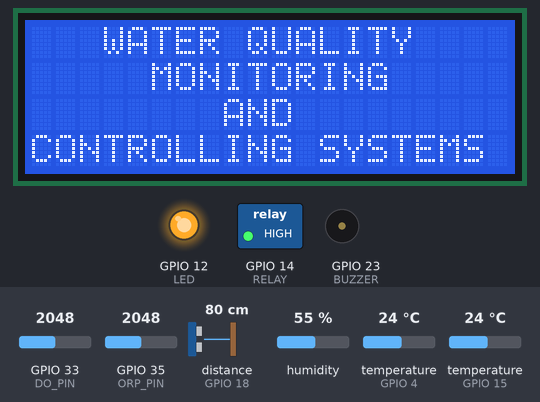
Bench run of a program on a simulated ESP32. Parts: 20×4 character LCD, switched loads named in the program (green lamp = pin HIGH), output pins drawn as LEDs (lit = HIGH), buzzer (waves = sounding). Wiring (inferred from the names in the program): ultrasonic range finder: trigger GPIO 5; echo GPIO 18. The test bench sets the inputs (shaded band); at power-on: humidity 55 %, temperature (sensors on GPIO 4, GPIO 15) 24 °C, GPIO 33 (DO_PIN) = 2048, GPIO 35 (ORP_PIN) = 2048, distance to the obstacle (sensor on GPIO 18) 80 cm. The echo pulse lasts 58.3 µs per cm; WiFi joins after 1.5 s; servers stay silent unless stated; the local clock reads 2024-03-15 10:24:30 at power-on unless the program sets it; random numbers use the default seed unless the program sets one; no MQTT or app messages arrive unless stated; pins used as bus, display or sensor lines are not drawn; what the program prints to the serial monitor is not drawn.

Above: at 14.0 s.
14.1 s: humidity set to 22 %
At 18.9 s:
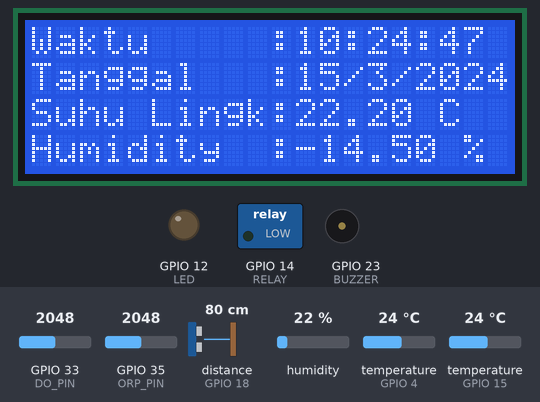
24.2 s: temperature (sensor on GPIO 4) set to 12 °C
At 29.2 s:
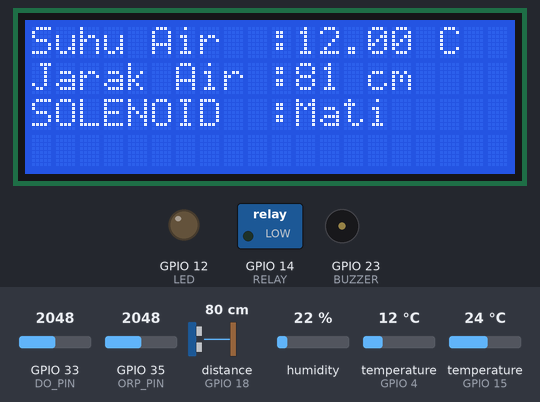
34.3 s: temperature (sensor on GPIO 4) set to 19 °C
44.4 s: GPIO 33 (DO_PIN) set to 1960
At 53.3 s:
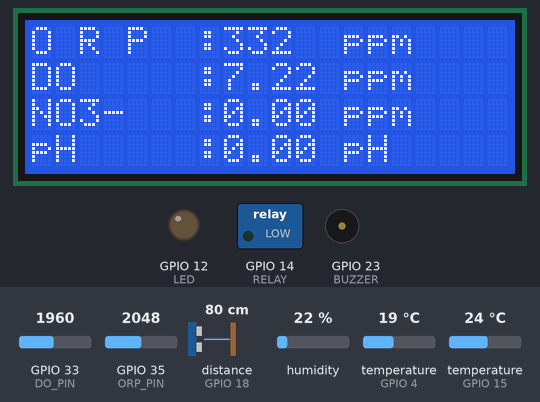
54.1 s: temperature (sensor on GPIO 15) set to 12 °C
At 63.5 s:
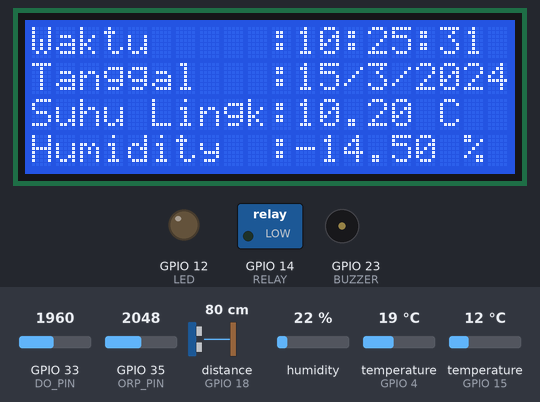
63.8 s: temperature (sensor on GPIO 4) set to 28 °C
At 72.6 s:
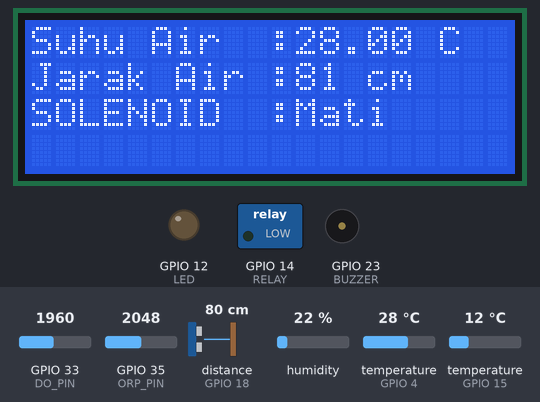
Timing chart, 0 to 74.1 s (numbered marks = the images above; inputs shaded):
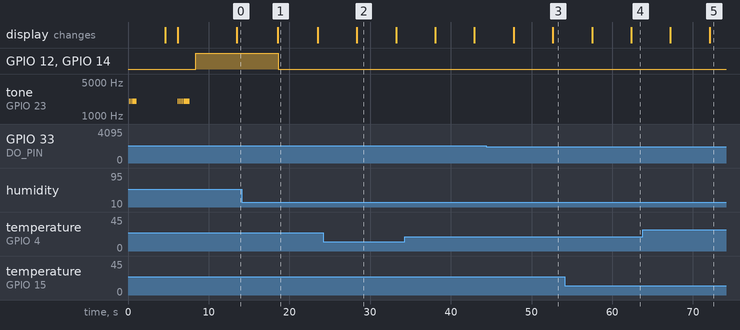

The program:

main.cpp
```cpp
// Author       : Wenda Yusup
// Project      : Water Quality Monitoring and Controlling Systems
// Code Version : 2.0
// Last Update  : 25/11/2023


/*---------LIBRARY--------*/
#include <Arduino.h>
#include <SPI.h>
#include <DHT.h>
#include <Wire.h>
#include <WiFi.h>
#include <RTClib.h>
#include <OneWire.h>
#include <WiFiManager.h>
#include <ModbusMaster.h>
#include <PubSubClient.h>
#include <HardwareSerial.h>
#include <Adafruit_Sensor.h>
#include <LiquidCrystal_I2C.h>
#include <DallasTemperature.h>


/*---------OUTPUT--------*/
#define LED 12    // Pin LED 12
#define RELAY 14  // Pin RELAY 14
#define BUZZER 23 // Pin BUZZER 23


/*---------SENSOR--------*/
#define PH_PIN 32 // Pin Sensor PH4502C

#define DO_PIN 33 // Pin Sensor DO

#define DHTPIN 15 // Pin 15

#define TRIG 5 // Pin Sensor JSN_SR04T
#define ECHO 18

#define ORP_PIN 35    // pin 35
#define ArrayLenth 40 // times of collection
#define VREF 3300     // VREF (mv)
#define VREF1 3.00    // VREF (mv)
#define OFFSET -1113  // zero drift voltage
#define ADC_RES 4095  // ADC Resolution

#define DHTTYPE DHT22  // Tipe sensor DHT (DHT22)
#define ONE_WIRE_BUS 4 // Pin Sensor DS18B20
#define MSG_BUFFER_SIZE (50)

unsigned long awal = millis();

RTC_DS3231 rtc;
WiFiManager wm;
ModbusMaster node;
WiFiClient WqmcsClient;
DHT dht(DHTPIN, DHTTYPE);
OneWire onewire(ONE_WIRE_BUS);
PubSubClient client(WqmcsClient);
DallasTemperature ds18b20(&onewire);
LiquidCrystal_I2C lcd(0x27, 20, 4);
HardwareSerial SerialPort(1); // RX, TX

String project = "WQMCS";
String id = "WQ01";
String clientID = "WQMCS" + id;

const char *ssid = "Setting";
const char *password = "admin1234";

const char *mqtt_server = "103.187.146.142";
unsigned long lastMsg = millis();
unsigned long awalNO3 = millis();
unsigned long awalDO = millis();
unsigned long awalJSN = 0;
unsigned long awalDS = millis();
unsigned long awalPH = millis();
unsigned long awalORP = millis();
double orpValue;
double TeganganPh;
int Korp;
int orp;
int orpppm;

int i = 0;
int Secs = 0;
int sum = 0;
int motorValue = 0;
int LCD_Milis = 0;
int LCD_Count = 0;
long duration;
int distance;
int jarak = 0;
int value = 0;
int nilai_analog_PH;
int orpArray[ArrayLenth];
int orpArrayIndex = 0;
int intervalsensorNO3 = 500;
int intervalpublic = 1000;
int intervalsensorDO = 100;
int intervalsensorJSN = 250;
int intervalsensor4502C = 300;
int intervalsensorORP = 50;
int interval = 250;
bool readtemp = true;
bool readdistance = false;
bool readdo = false;
bool readpH = false;
bool readwatertemp = false;
bool readORP = false;
bool readno3 = false;

float Po = 0;
float PH_step;
float NO3Val = 0;
float PH_4 = 3.00;
float PH_7 = 2.40;
float humidity = 0;
float heatIndex = 0;
float temperature = 0;
String timeNow = "";
String dateNow = "";
String statusWiFi = "";
String statusMQTT = "";
String motorStatus = "";
int motorStatusWeb = 0;
// bool lockWiFi = false;
char msg[MSG_BUFFER_SIZE];
char daysOfTheWeek[7][12] = {"Sunday", "Monday", "Tuesday", "Wednesday", "Thursday", "Friday", "Saturday"};

//==================ORP================
double avergearray(int *arr, int number)
{
  int i;
  int max, min;
  double avg;
  long amount = 0;
  if (number <= 0)
  {
    printf("Error number for the array to avraging!/n");
    return 0;
  }
  if (number < 5)
  { // less than 5, calculated directly statistics
    for (i = 0; i < number; i++)
    {
      amount += arr[i];
    }
    avg = amount / number;
    return avg;
  }
  else
  {
    if (arr[0] < arr[1])
    {
      min = arr[0];
      max = arr[1];
    }
    else
    {
      min = arr[1];
      max = arr[0];
    }
    for (i = 2; i < number; i++)
    {
      if (arr[i] < min)
      {
        amount += min; // arr<min
        min = arr[i];
      }
      else
      {
        if (arr[i] > max)
        {
          amount += max; // arr>max
          max = arr[i];
        }
        else
        {
          amount += arr[i]; // min<=arr<=max
        }
      }
    }
    avg = (double)amount / (number - 2);
  }
  return avg;
}

//=================DO===================
#define TWO_POINT_CALIBRATION 0
#define READ_TEMP (25) // Current water temperature ℃, Or temperature sensor function
#define CAL1_V (1805)  // mv
#define CAL1_T (25)    // ℃
#define CAL2_V (1300)  // mv
#define CAL2_T (15)    // ℃
const uint16_t DO_Table[41] = {
    14460, 14220, 13820, 13440, 13090, 12740, 12420, 12110, 11810, 11530,
    11260, 11010, 10770, 10530, 10300, 10080, 9860, 9660, 9460, 9270,
    9080, 8900, 8730, 8570, 8410, 8250, 8110, 7960, 7820, 7690,
    7560, 7430, 7300, 7180, 7070, 6950, 6840, 6730, 6630, 6530, 6410};
uint8_t Temperaturet;
uint16_t ADC_Raw;
uint16_t ADC_Voltage;
uint16_t DO;
int16_t readDO(uint32_t voltage_mv, uint8_t temperature_c)
{
#if TWO_POINT_CALIBRATION == 0
  uint16_t V_saturation = (uint32_t)CAL1_V + (uint32_t)35 * temperature_c - (uint32_t)CAL1_T * 35;
  return (voltage_mv * DO_Table[temperature_c] / V_saturation);
#else
  uint16_t V_saturation = (int16_t)((int8_t)temperature_c - CAL2_T) * ((uint16_t)CAL1_V - CAL2_V) / ((uint8_t)CAL1_T - CAL2_T) + CAL2_V;
  return (voltage_mv * DO_Table[temperature_c] / V_saturation);
#endif
}

//- - - - - - - - - NO3- - - - - - - - -
float hexToFloat(uint16_t val1, uint16_t val2)
{
  uint32_t regVal = (val2 << 16) | val1;
  float result;
  memcpy(&result, &regVal, sizeof(regVal));

  return result;
}

uint16_t val_reg0;
uint16_t val_reg1;

void lcdPrint(String text0, String text1, String text2, String text3)
{
  lcd.clear();
  lcd.setCursor(0, 0);
  lcd.print(text0);
  lcd.setCursor(0, 1);
  lcd.print(text1);
  lcd.setCursor(0, 2);
  lcd.print(text2);
  lcd.setCursor(0, 3);
  lcd.print(text3);
}

// void setup_wifi()
//{
//   delay(10);
//   // We start by connecting to a WiFi network
//   Serial.println();
//   Serial.print("Connecting to ");
//   Serial.println(ssid);
//
//   WiFi.begin(ssid, password);
//
//   while (WiFi.status() != WL_CONNECTED)
//   {
//     delay(500);
//     Serial.print(".");
//   }
//
//   randomSeed(micros());
//
//   Serial.println("");
//   Serial.println("WiFi connected");
//   Serial.println("IP address: ");
//   Serial.println(WiFi.localIP());
// }

void reconnect()
{
  // Loop until we're reconnected
  while (!client.connected())
  {
    Serial.print("Attempting MQTT connection...");
    // Create a random client ID
    String clientID = "WQMCS" + id;
    clientID += String(random(0xffff), HEX);
    // Attempt to connect
    if (client.connect(clientID.c_str()))
    {
      Serial.println("connected");
      // Once connected, publish an announcement...
      client.publish("outTopic", "Water Quality Monitoring and Controll Systems");
      // ... and resubscribe
      client.subscribe("inTopic");
    }
    else
    {
      Serial.print("failed, rc=");
      Serial.print(client.state());
      Serial.println(" try again in 5 seconds");
      // Wait 5 seconds before retrying
      delay(5000);
    }
  }
}

void buzz(int delayTime, int repeat)
{
  for (int i = 0; i < repeat; i++)
  {
    tone(BUZZER, 2000);
    delay(delayTime);
    tone(BUZZER, 0);
    delay(delayTime);
  }
}

void sensorDO()
{
  Temperaturet = (uint8_t)READ_TEMP;
  ADC_Raw = analogRead(DO_PIN);
  ADC_Voltage = uint32_t(VREF) * ADC_Raw / ADC_RES;

  Serial.println("Sensor DO    : " + String(float(readDO(ADC_Voltage, Temperaturet)) / 1000));
  // Serial.println( "DO :" +  ADC_Raw);
}

void sensorJSNSR04T()
{

  digitalWrite(TRIG, LOW);
  delayMicroseconds(2);
  digitalWrite(TRIG, HIGH);
  delayMicroseconds(33);
  digitalWrite(TRIG, LOW);

  duration = pulseIn(ECHO, HIGH);
  distance = (duration * 0.034 / 2);
  i++;
  sum += distance;
  if (i == 3)
  {
    // Serial.println("Nilai Rata-rata adalah : " + (String)((sum / 3) + 5));
    jarak = ((sum / 3) + 2);
    i = 0;
    sum = 0;
  }
  Serial.print("Sensor Jarak : ");
  Serial.print(jarak);
  Serial.println(" Cm");

  if (jarak <= 40)
  {
    digitalWrite(LED, HIGH);
    digitalWrite(RELAY, HIGH);
    digitalWrite(BUZZER, HIGH);
    delay(100);
    digitalWrite(BUZZER, LOW);
    delay(100);
    motorStatus = "Hidup";
    motorStatusWeb = 1;
    Serial.println(String() + "Solenoid     : " + motorStatus);
  }
  else
  {
    digitalWrite(LED, LOW);
    digitalWrite(RELAY, LOW);
    digitalWrite(BUZZER, LOW);
    motorStatus = "Mati";
    motorStatusWeb = 0;
    Serial.println(String() + "Solenoid     : " + motorStatus);
  }
}

void sensorDS18B20()
{
  ds18b20.requestTemperatures();
  Serial.print("Suhu Air     : ");
  Serial.print(ds18b20.getTempCByIndex(0));
  Serial.println(" .C ");
}

void sensorPH4502C()
{
  int nilai_analog_PH = analogRead(PH_PIN);
  // Serial.print("Nilai ADC Ph: ");
  // Serial.println(nilai_analog_PH);
  TeganganPh = 3.3 / 4095.0 * nilai_analog_PH;
  // Serial.print("Tegangan Ph: ");
  // Serial.println(TeganganPh, 3);

  PH_step = (PH_4 - PH_7) / 3;
  Po = 7.00 + (((PH_7 - TeganganPh) / PH_step) - 7.00);

  if (Po > 5)
  {
    Po += 0.5;
  }

  Serial.print("Sensor pH    : ");
  Serial.println(Po, 2);
}

void sensorORP()
{
  static unsigned long orpTimer = millis(); // analog sampling interval
  static unsigned long printTime = millis();
  if (millis() >= orpTimer)
  {
    orpTimer = millis() + 20;
    orpArray[orpArrayIndex++] = analogRead(ORP_PIN); // read an analog value every 20ms
    if (orpArrayIndex == ArrayLenth)
    {
      orpArrayIndex = 0;
    }
    orpValue = ((30 * (double)VREF1 * 1000) - (75 * avergearray(orpArray, ArrayLenth) * VREF1 * 1000 / 4095)) / 75 - OFFSET;
  }
  if (millis() >= printTime)
  {
    printTime = millis() + 800;
    orp = (int)orpValue;
    Korp = orp / 300;
    orpppm = orp / Korp;
    Serial.print("Sensor ORP   : ");
    Serial.print(orpppm);
    Serial.println(" ppm");
  }
}
void Dht22()
{
  float humidity = dht.readHumidity() - 36.50;
  float temperature = dht.readTemperature() - 1.8;
  if (isnan(humidity) || isnan(temperature))
  {
    Serial.println("Gagal membaca data dari sensor DHT22!");
    return;
  }
  float hic = dht.computeHeatIndex(temperature, humidity, false);

  Serial.print(F("Humidity    : "));
  Serial.print(humidity);
  Serial.println(" %");
  Serial.print(F("Temperature : "));
  Serial.print(temperature);
  Serial.println(F(".C "));
  Serial.print(F("Heat Index  : "));
  Serial.print(hic);
  Serial.println(F(".C "));
  Serial.println("");
}

void NO3()
{
  uint8_t result;

  // slave: read (6) 16-bit registers starting at register 2 to RX buffer
  result = node.readHoldingRegisters(1, 4);

  // do something with data if read is successful
  if (result == node.ku8MBSuccess)
  {
    val_reg0 = node.getResponseBuffer(0);
    val_reg1 = node.getResponseBuffer(1);

    NO3Val = hexToFloat(val_reg0, val_reg1);

    Serial.print("Sensor NO3-  : ");
    Serial.println(NO3Val);
  }
  else
  {
    Serial.print("Sensor  NO3- : ");
    Serial.println("NaN");
    ;
  }
  delay(1000);
}

class Task
{
private:
  unsigned long previousMillis; // Waktu terakhir tugas dieksekusi
  unsigned long interval;       // Interval waktu antara eksekusi tugas
  void (*lcdUpdate)();          // Pointer ke fungsi tugas

public:
  Task(unsigned long interval, void (*lcdUpdateParam)())
  {
    this->interval = interval;
    this->lcdUpdate = lcdUpdateParam;
    previousMillis = 0;
  }

  // Fungsi untuk menjalankan tugas jika sudah waktunya
  void run()
  {
    unsigned long currentMillis = millis();
    if (currentMillis - previousMillis >= interval)
    {
      previousMillis = currentMillis;
      lcdUpdate();
    }
  }
};

Task dataUpdate(1500, []()
                {
                  DateTime now = rtc.now(); // get the current time
                  // = = = = = = = = = = = = = variable feed = = = = = = = = = = = = =

                  // sensorJSNSR04T();
                  // motorValue = digitalRead(RELAY);
                  // motorStatus = (motorValue == 0) ? "Mati" : "Hidup";

                  // NO3();

                  // = = = = = = = = = = = = = DHT11 = = = = = = = = = = = = =
                  humidity = dht.readHumidity();
                  temperature = dht.readTemperature();
                  heatIndex = dht.computeHeatIndex(temperature, humidity, false);
                  //  timeNow = String(now.hour(), DEC) + ":" + String(now.minute(), DEC) + ":" + String(now.second(), DEC);
                  //  dateNow = String(now.day(), DEC) + "/" + String(now.month(), DEC) + "/" + String(now.year(), DEC);
                });

Task lcdUpdate(1500, []()
               {
  // = = = = = = = = = = = = = LCD Print = = = = = = = = = = = = =
  // Start Milis for print LCD every 2000ms
  if (millis() - LCD_Milis >= 2200) {
    LCD_Milis = millis();
    if (LCD_Count == 0) {
      lcdPrint("   WATER QUALITY   ", "     MONITORING     ", "        AND         ", "CONTROLLING SYSTEMS");
      LCD_Count = 1;
    }
    else if (LCD_Count == 1) {
      lcdPrint("Waktu     :" + String (timeNow), "Tanggal   :" + String (dateNow), "Suhu Lingk:" + String(temperature - 1.8) + " C", "Humidity  :" + String(humidity - 36.50) + " %");
      LCD_Count = 2;
    }
    else if (LCD_Count == 2) {
      lcdPrint("O R P  :" + String ((int)orpppm) + "  ppm", "DO     :" + String(float(readDO(ADC_Voltage, Temperaturet)) / 1000) + " ppm", "NO3-   :" + String (NO3Val) + " ppm", "pH     :" + String() + (Po) + " pH");
      LCD_Count = 3;
    }
    else if (LCD_Count == 3) {
      lcdPrint("Suhu Air  :" + String(ds18b20.getTempCByIndex(0)) + " C", "Jarak Air :" + String(jarak) + " cm", "SOLENOID  :" + String(motorStatus), "");
      LCD_Count = 1;
    }
  } });

void setup()
{
  Serial.begin(9600);
  SerialPort.begin(9600, SERIAL_8N1, 27, 19);
  dht.begin();
  ds18b20.begin();
  node.begin(1, SerialPort);
  //  setup_wifi();
  client.setServer(mqtt_server, 1883);
  lcd.init();
  lcd.backlight();

  lcdPrint("   WATER QUALITY   ", "     MONITORING     ", "         AND        ", "CONTROLLING SYSTEMS");
  buzz(100, 2);
  buzz(500, 1);
  delay(3000);
  String wifiAP = "WQMCS/" + id;
  lcdPrint("     " + String(wifiAP.c_str()), " Masuk ke Jaringan", "        WiFi", "    192.168.4.1");

  bool res;
  res = wm.autoConnect(wifiAP.c_str());
  if (!res)
  {
    Serial.println("Failed to connect");
    lcdPrint("WiFi Connect", "Failed", "", "");
    ESP.restart();
  }
  else
  {
    // if you get here you have connected to the WiFi
    Serial.println("connected...yeey :)");
    lcdPrint("WiFi", "Connected", "", "");
    buzz(100, 4);
    buzz(700, 1);
  }

  if (!rtc.begin())
  {
    Serial.println("RTC module is NOT found");
    lcdPrint("     RTC Module", "    is NOT Found", "", "");
    Serial.flush();
    while (1)
      ;
  }

  pinMode(LED, OUTPUT);
  pinMode(RELAY, OUTPUT);
  pinMode(BUZZER, OUTPUT);
  pinMode(TRIG, OUTPUT);
  pinMode(ECHO, INPUT);
  pinMode(PH_PIN, INPUT);

  digitalWrite(RELAY, LOW);
  digitalWrite(LED, LOW);
  digitalWrite(BUZZER, LOW);
}

void loop()
{
  unsigned long sekarang = millis();

  if (sekarang - awal >= 5000)
  {
    Dht22();
    // i += 1;
    // Serial.println(String() + "Data ke " + i);
  }

  if (millis() - awal >= 2000)
  {
    awal = millis();
    sensorJSNSR04T();
    sensorDO();
    sensorDS18B20();
    sensorORP();
    NO3();
  }

  if (millis() - awalJSN >= 180000)

  {
    awalJSN = millis();
    sensorPH4502C();
    // Serial.println(String() + "Data Ke" + i);
  }


  DateTime now = rtc.now();

  timeNow = String(now.hour(), DEC) + ":" + String(now.minute(), DEC) + ":" + String(now.second(), DEC);
  dateNow = String(now.day(), DEC) + "/" + String(now.month(), DEC) + "/" + String(now.year(), DEC);
  delay(1000);
  if (!client.connected())
  {
    reconnect();
  }
  client.loop();

  float humidity = dht.readHumidity();
  float temperature = dht.readTemperature();

  if (isnan(humidity) || isnan(temperature))
  {
    Serial.println(F("Failed to read from DHT sensor!"));
    lcdPrint("   Failed to Read", "  from DHT Sensor", "", "");
    return;
  }
  float hic = dht.computeHeatIndex(temperature, humidity, false);
  // unsigned long sekarang = millis();

  unsigned long now2 = millis();
  if (now2 - lastMsg > 1000)
  {
    ++value;
    Serial.println(msg);
    String PayLoad = "WQ01," + (String)(temperature - 1.8) + "," + (String)(humidity - 36.50) + "," +
                     (String)orpppm + "," + (String)(float(readDO(ADC_Voltage, Temperaturet)) / 1000) + "," +
                     (String)Po + "," + (String)ds18b20.getTempCByIndex(0) + "," + (String)(jarak) + "," +
                     (String)NO3Val + "," + (String)(motorStatusWeb) + ",#";
    client.publish("WQ01", PayLoad.c_str());
  }

  dataUpdate.run();
  lcdUpdate.run();
}
```

Measured:
- what the display in image 1 shows lasts 4.9 s, from 18.6 s to 23.5 s
